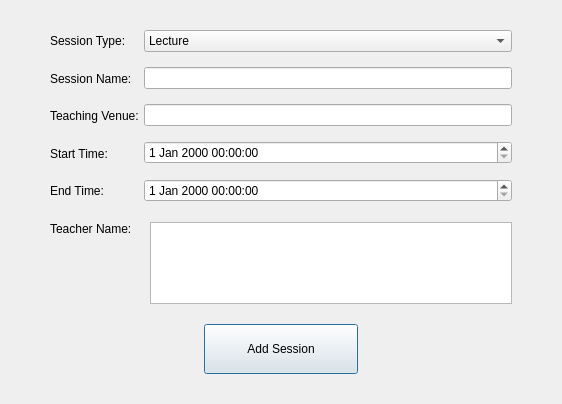
<?xml version="1.0" encoding="UTF-8"?>
<ui version="4.0">
 <class>Dialog</class>
 <widget class="QDialog" name="Dialog">
  <property name="geometry">
   <rect>
    <x>0</x>
    <y>0</y>
    <width>562</width>
    <height>404</height>
   </rect>
  </property>
  <property name="windowTitle">
   <string>Dialog</string>
  </property>
  <layout class="QGridLayout" name="gridLayout" rowstretch="0">
   <property name="leftMargin">
    <number>50</number>
   </property>
   <property name="topMargin">
    <number>30</number>
   </property>
   <property name="rightMargin">
    <number>50</number>
   </property>
   <property name="bottomMargin">
    <number>30</number>
   </property>
   <item row="0" column="0">
    <layout class="QVBoxLayout" name="verticalLayout_5">
     <property name="spacing">
      <number>20</number>
     </property>
     <property name="leftMargin">
      <number>0</number>
     </property>
     <property name="topMargin">
      <number>0</number>
     </property>
     <property name="rightMargin">
      <number>0</number>
     </property>
     <property name="bottomMargin">
      <number>0</number>
     </property>
     <item>
      <layout class="QVBoxLayout" name="verticalLayout_4" stretch="20,1">
       <item>
        <layout class="QHBoxLayout" name="horizontalLayout">
         <property name="spacing">
          <number>5</number>
         </property>
         <item>
          <layout class="QVBoxLayout" name="verticalLayout_2">
           <property name="spacing">
            <number>15</number>
           </property>
           <item>
            <widget class="QLabel" name="label_4">
             <property name="sizePolicy">
              <sizepolicy hsizetype="Fixed" vsizetype="Preferred">
               <horstretch>0</horstretch>
               <verstretch>0</verstretch>
              </sizepolicy>
             </property>
             <property name="maximumSize">
              <size>
               <width>120</width>
               <height>16777215</height>
              </size>
             </property>
             <property name="text">
              <string>Session Type:</string>
             </property>
            </widget>
           </item>
           <item>
            <widget class="QLabel" name="label_8">
             <property name="sizePolicy">
              <sizepolicy hsizetype="Fixed" vsizetype="Preferred">
               <horstretch>0</horstretch>
               <verstretch>0</verstretch>
              </sizepolicy>
             </property>
             <property name="maximumSize">
              <size>
               <width>120</width>
               <height>16777215</height>
              </size>
             </property>
             <property name="text">
              <string>Session Name:</string>
             </property>
            </widget>
           </item>
           <item>
            <widget class="QLabel" name="label_3">
             <property name="sizePolicy">
              <sizepolicy hsizetype="Fixed" vsizetype="Preferred">
               <horstretch>0</horstretch>
               <verstretch>0</verstretch>
              </sizepolicy>
             </property>
             <property name="maximumSize">
              <size>
               <width>120</width>
               <height>16777215</height>
              </size>
             </property>
             <property name="text">
              <string>Teaching Venue:</string>
             </property>
            </widget>
           </item>
           <item>
            <widget class="QLabel" name="label_5">
             <property name="sizePolicy">
              <sizepolicy hsizetype="Fixed" vsizetype="Preferred">
               <horstretch>0</horstretch>
               <verstretch>0</verstretch>
              </sizepolicy>
             </property>
             <property name="maximumSize">
              <size>
               <width>120</width>
               <height>16777215</height>
              </size>
             </property>
             <property name="text">
              <string>Start Time:</string>
             </property>
            </widget>
           </item>
           <item>
            <widget class="QLabel" name="label_6">
             <property name="sizePolicy">
              <sizepolicy hsizetype="Fixed" vsizetype="Preferred">
               <horstretch>0</horstretch>
               <verstretch>0</verstretch>
              </sizepolicy>
             </property>
             <property name="maximumSize">
              <size>
               <width>120</width>
               <height>16777215</height>
              </size>
             </property>
             <property name="text">
              <string>End Time:</string>
             </property>
            </widget>
           </item>
          </layout>
         </item>
         <item>
          <layout class="QVBoxLayout" name="verticalLayout_3">
           <property name="spacing">
            <number>15</number>
           </property>
           <item>
            <widget class="QComboBox" name="sessionType_comboBox">
             <item>
              <property name="text">
               <string>Lecture</string>
              </property>
             </item>
             <item>
              <property name="text">
               <string>Tutorial</string>
              </property>
             </item>
             <item>
              <property name="text">
               <string>Seminar/Lab</string>
              </property>
             </item>
            </widget>
           </item>
           <item>
            <widget class="QLineEdit" name="lineEdit"/>
           </item>
           <item>
            <widget class="QLineEdit" name="venue_lineEdit"/>
           </item>
           <item>
            <widget class="QDateTimeEdit" name="startTime_dateTimeEdit"/>
           </item>
           <item>
            <widget class="QDateTimeEdit" name="endTime_dateTimeEdit"/>
           </item>
          </layout>
         </item>
        </layout>
       </item>
       <item>
        <layout class="QHBoxLayout" name="horizontalLayout_7">
         <property name="spacing">
          <number>15</number>
         </property>
         <item>
          <layout class="QVBoxLayout" name="verticalLayout">
           <item>
            <widget class="QLabel" name="label_2">
             <property name="sizePolicy">
              <sizepolicy hsizetype="Fixed" vsizetype="Preferred">
               <horstretch>0</horstretch>
               <verstretch>0</verstretch>
              </sizepolicy>
             </property>
             <property name="maximumSize">
              <size>
               <width>120</width>
               <height>16777215</height>
              </size>
             </property>
             <property name="text">
              <string>Teacher Name: </string>
             </property>
            </widget>
           </item>
           <item>
            <spacer name="verticalSpacer">
             <property name="orientation">
              <enum>Qt::Vertical</enum>
             </property>
             <property name="sizeHint" stdset="0">
              <size>
               <width>20</width>
               <height>108</height>
              </size>
             </property>
            </spacer>
           </item>
          </layout>
         </item>
         <item>
          <widget class="QTextEdit" name="teacherName_textEdit"/>
         </item>
        </layout>
       </item>
      </layout>
     </item>
     <item>
      <layout class="QHBoxLayout" name="horizontalLayout_8">
       <property name="leftMargin">
        <number>0</number>
       </property>
       <property name="rightMargin">
        <number>0</number>
       </property>
       <item>
        <spacer name="horizontalSpacer_2">
         <property name="orientation">
          <enum>Qt::Horizontal</enum>
         </property>
         <property name="sizeHint" stdset="0">
          <size>
           <width>40</width>
           <height>20</height>
          </size>
         </property>
        </spacer>
       </item>
       <item>
        <widget class="QPushButton" name="addSession_pushButton">
         <property name="sizePolicy">
          <sizepolicy hsizetype="Expanding" vsizetype="MinimumExpanding">
           <horstretch>0</horstretch>
           <verstretch>50</verstretch>
          </sizepolicy>
         </property>
         <property name="minimumSize">
          <size>
           <width>0</width>
           <height>50</height>
          </size>
         </property>
         <property name="maximumSize">
          <size>
           <width>500</width>
           <height>300</height>
          </size>
         </property>
         <property name="text">
          <string>Add Session</string>
         </property>
        </widget>
       </item>
       <item>
        <spacer name="horizontalSpacer">
         <property name="orientation">
          <enum>Qt::Horizontal</enum>
         </property>
         <property name="sizeHint" stdset="0">
          <size>
           <width>118</width>
           <height>20</height>
          </size>
         </property>
        </spacer>
       </item>
      </layout>
     </item>
    </layout>
   </item>
  </layout>
 </widget>
 <resources/>
 <connections/>
</ui>
